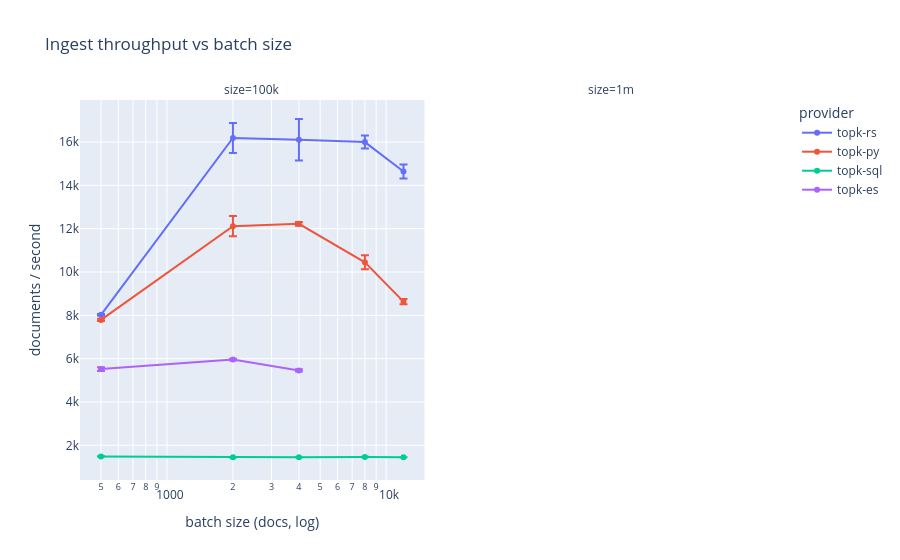

Notebook code cell kept with this figure:
### Markdown cell above
## Write throughput vs batch size

Batch size is now the **only** knob controlling wire requests: the ES provider used to
re-split every batch on an internal `MAX_BULK_BYTES`, so the harness asking for 2000
documents quietly became ~15 HTTP requests. That constant is gone -- one logical batch
is one request -- and the shim's body limit was raised from axum's 2 MiB default to
64 MiB.

Each client should show an optimum: too small and per-request cost dominates, too large
and you pay for buffering. Where a curve simply stops, the client hit the body limit.

Throughput here is documents divided by *elapsed* time -- last completion minus first
start. The obvious alternative, the spread of completion timestamps, breaks down at the
right-hand end of this very chart: at batch 12000 there are 9 requests and 8 workers, so
they all finish together and the spread tends to zero regardless of how long they took.

### Code cell
import re

def per_file(f):
    """One row per parquet, i.e. per (provider, batch, run)."""
    batch = int(re.search(r"/b(\d+)/", f).group(1))
    d = pl.read_parquet(f)
    lat = d.filter(pl.col("metric") == "bench.ingest.latency_ms")
    if not len(lat):
        return None
    # Elapsed = last completion - first start. Using the spread of completions instead
    # silently inflates throughput once the request count approaches the concurrency,
    # because then every request finishes at roughly the same moment.
    lat = lat.with_columns((pl.col("ts") - pl.duration(milliseconds=pl.col("value"))).alias("start"))
    wall = (lat["ts"].max() - lat["start"].min()).total_seconds()
    if not wall:
        return None
    g = lambda m: d.filter(pl.col("metric") == m)["value"].sum()
    docs, byts, reqs = g("bench.ingest.upserted_docs"), g("bench.ingest.upserted_bytes"), g("bench.ingest.requests")
    return {"provider": RENAME.get(d["provider"][0], d["provider"][0]),
            "batch": batch, "size": d["size"][0], "wall": wall,
            "docs": docs, "bytes": byts,
            "docs_s": docs / wall,
            "MB_per_req": byts / reqs / 1e6 if reqs else 0,
            "reqs": reqs,
            "wire": g("bench.ingest.wire_bytes")}

if BATCH_FILES:
    raw = pl.DataFrame([r for r in (per_file(f) for f in BATCH_FILES) if r])

    # Mean across repeat runs, with the run-to-run range as whiskers -- the same
    # treatment the read charts give their repeats.
    b = (raw.group_by(["provider", "batch", "size"])
            .agg([pl.col("docs_s").mean().alias("docs_s"),
                  pl.col("docs_s").min().alias("lo"), pl.col("docs_s").max().alias("hi"),
                  pl.col("MB_per_req").mean().alias("MB_per_req"),
                  pl.col("reqs").mean().alias("reqs"),
                  pl.len().alias("runs")])
            .with_columns([(pl.col("hi") - pl.col("docs_s")).alias("err_plus"),
                           (pl.col("docs_s") - pl.col("lo")).alias("err_minus"),
                           pl.col("provider").cast(pl.Enum(ORDER))])
            .sort(["size", "provider", "batch"]))

    fig = px.line(b.to_pandas(), x="batch", y="docs_s", color="provider", markers=True,
                  facet_col="size", category_orders={"provider": ORDER, "size": SIZES},
                  log_x=True, error_y="err_plus", error_y_minus="err_minus",
                  labels={"docs_s": "documents / second", "batch": "batch size (docs, log)"},
                  title="Ingest throughput vs batch size")
    fig.show()

    # Where each client peaks, and where it stops. A curve that ends before the others
    # ran out of body limit, not out of headroom -- so print the largest batch that
    # actually completed rather than letting the chart imply the sweep covered everyone.
    for prov in b["provider"].unique().to_list():
        s_ = b.filter(pl.col("provider") == prov).sort("docs_s", descending=True)
        top, reached = s_.head(1), b.filter(pl.col("provider") == prov)["batch"].max()
        print(f"  {str(prov):9} peak {top['docs_s'][0]:8,.0f} docs/s at batch={top['batch'][0]:<6} "
              f"({top['MB_per_req'][0]:.1f} MB/request), largest batch completed = {reached}")

### Figure 1 — Plotly figure (JSON) as saved in the notebook; plotly's stock layout.template omitted (floating-point values rounded to 4 significant figures)
{"data": [{"error_y": {"array": [37.24, 693.8, 957.0, 299.9, 325.6], "arrayminus": [37.24, 693.8, 957.0, 299.9, 325.6]}, "hovertemplate": "provider=topk-rs<br>size=100k<br>batch size (docs, log)=%{x}<br>documents / second=%{y}<extra></extra>", "legendgroup": "topk-rs", "line": {"color": "#636efa", "dash": "solid"}, "marker": {"symbol": "circle"}, "mode": "lines+markers", "name": "topk-rs", "orientation": "v", "showlegend": true, "type": "scatter", "x": [500, 2000, 4000, 8000, 12000], "xaxis": "x", "y": [8025.0, 16190.0, 16110.0, 16000.0, 14640.0], "yaxis": "y"}, {"error_y": {"array": [51.61, 463.8, 88.39, 323.8, 118.6], "arrayminus": [51.61, 463.8, 88.39, 323.8, 118.6]}, "hovertemplate": "provider=topk-py<br>size=100k<br>batch size (docs, log)=%{x}<br>documents / second=%{y}<extra></extra>", "legendgroup": "topk-py", "line": {"color": "#EF553B", "dash": "solid"}, "marker": {"symbol": "circle"}, "mode": "lines+markers", "name": "topk-py", "orientation": "v", "showlegend": true, "type": "scatter", "x": [500, 2000, 4000, 8000, 12000], "xaxis": "x", "y": [7790.0, 12120.0, 12220.0, 10450.0, 8635.0], "yaxis": "y"}, {"error_y": {"array": [7.362, 9.926, 2.146, 12.37, 1.362], "arrayminus": [7.362, 9.926, 2.146, 12.37, 1.362]}, "hovertemplate": "provider=topk-sql<br>size=100k<br>batch size (docs, log)=%{x}<br>documents / second=%{y}<extra></extra>", "legendgroup": "topk-sql", "line": {"color": "#00cc96", "dash": "solid"}, "marker": {"symbol": "circle"}, "mode": "lines+markers", "name": "topk-sql", "orientation": "v", "showlegend": true, "type": "scatter", "x": [500, 2000, 4000, 8000, 12000], "xaxis": "x", "y": [1488.0, 1449.0, 1451.0, 1456.0, 1451.0], "yaxis": "y"}, {"error_y": {"array": [87.0, 44.31, 52.18], "arrayminus": [87.0, 44.31, 52.18]}, "hovertemplate": "provider=topk-es<br>size=100k<br>batch size (docs, log)=%{x}<br>documents / second=%{y}<extra></extra>", "legendgroup": "topk-es", "line": {"color": "#ab63fa", "dash": "solid"}, "marker": {"symbol": "circle"}, "mode": "lines+markers", "name": "topk-es", "orientation": "v", "showlegend": true, "type": "scatter", "x": [500, 2000, 4000], "xaxis": "x", "y": [5518.0, 5958.0, 5457.0], "yaxis": "y"}], "layout": {"annotations": [{"font": {}, "showarrow": false, "text": "size=100k", "x": 0.245, "xanchor": "center", "xref": "paper", "y": 1.0, "yanchor": "bottom", "yref": "paper"}, {"font": {}, "showarrow": false, "text": "size=1m", "x": 0.755, "xanchor": "center", "xref": "paper", "y": 1.0, "yanchor": "bottom", "yref": "paper"}], "legend": {"title": {"text": "provider"}, "tracegroupgap": 0}, "title": {"text": "Ingest throughput vs batch size"}, "xaxis": {"anchor": "y", "domain": [0.0, 0.49], "title": {"text": "batch size (docs, log)"}, "type": "log"}, "xaxis2": {"anchor": "y2", "domain": [0.51, 1.0], "matches": "x", "title": {"text": "batch size (docs, log)"}, "type": "log"}, "yaxis": {"anchor": "x", "domain": [0.0, 1.0], "title": {"text": "documents / second"}}, "yaxis2": {"anchor": "x2", "domain": [0.0, 1.0], "matches": "y", "showticklabels": false}}}
